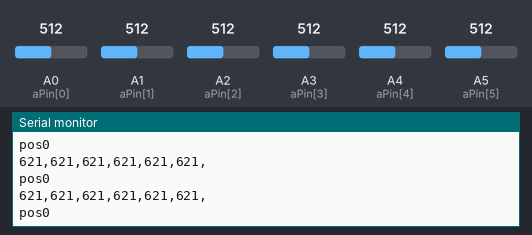
The sketch below on a simulated Arduino Uno, built with avr-gcc and run on an emulated ATmega328P. Parts: the last lines printed to the serial monitor. The test bench sets the inputs (shaded band); at power-on: A0 (aPin[0]) = 512, A1 (aPin[1]) = 512, A2 (aPin[2]) = 512, A3 (aPin[3]) = 512, A4 (aPin[4]) = 512, A5 (aPin[5]) = 512.

Above: at 9.7 s.
9.8 s: A0 (aPin[0]) set to 716
At 10.35 s:
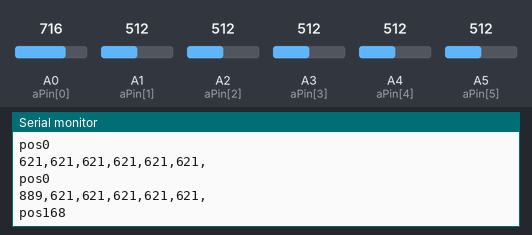
11.3 s: A1 (aPin[1]) set to 716
At 11.35 s:
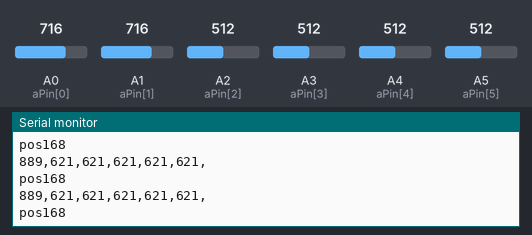
12.8 s: A2 (aPin[2]) set to 716
At 12.86 s:
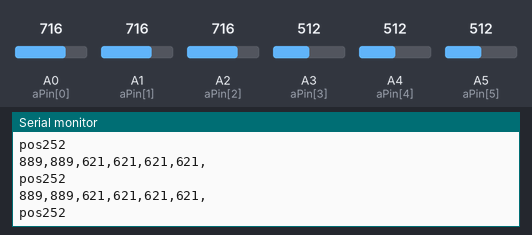
14.3 s: A3 (aPin[3]) set to 716
At 14.37 s:
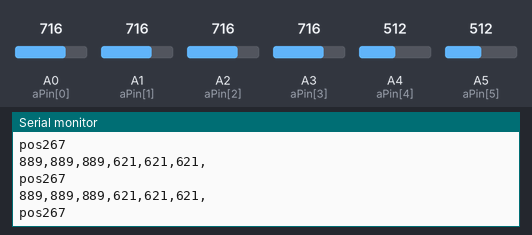
15.8 s: A4 (aPin[4]) set to 716
At 15.88 s:
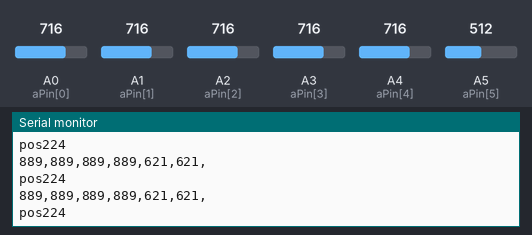
17.3 s: A5 (aPin[5]) set to 716
At 17.38 s:
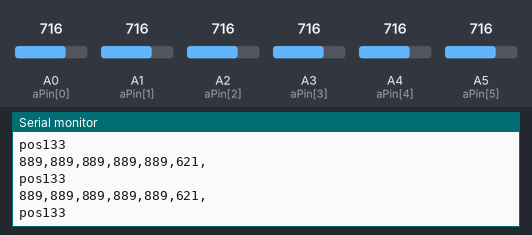
Timing chart, 0 to 19.8 s (numbered marks = the images above; inputs shaded):
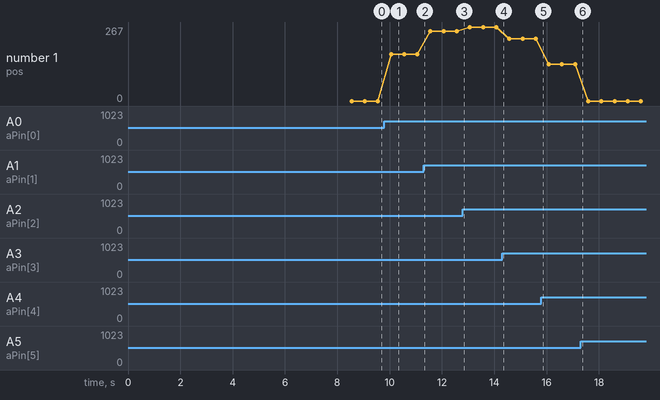

Measured:
- after the input at 9.8 s, the serial monitor: prints a new line after 0.23 s (image 1)
- plotted number 1: 0 → 168 after the input at 9.8 s, 168 → 252 after the input at 11.3 s, 252 → 267 after the input at 12.8 s, 267 → 224 after the input at 14.3 s, 224 → 133 after the input at 15.8 s

The sketch:

lineTracing2020.ino
```cpp
/*
   read line
*/


#define MID_POS 2500
#define MAX_POS 5000
#define BASE_SPEED 500
#define SIZE 6 //number of sensors
int nLastPos = MID_POS;
int lastPosError = 0;
//int delta_speed_I_last=0;

int max0 = 0; //to find the max value among a series of numbers, the variable to keep the value should be small.
int min0 = 1023;
int aMax[] = {800, 800, 800, 800, 800, 800, 800, 800};
int aMin[] = {40, 40, 40, 40, 40, 40, 40};
//int aMax[] = {0, 0, 0, 0, 0, 0, 0, 0};
//int aMin[] = {1023, 1023, 1023, 1023, 1023, 1023, 1023};
int aPin[6] = {A0, A1, A2, A3, A4, A5};
int aVal[SIZE] = {};


float Kp = 0.5;
float Kd = 0.1;
//float Ki = 0.001;

void calli(int cnt) { //finds the min and max of each sensor
  for (int i = 0; i < cnt; i++) {
    for (int j = 0; j < SIZE; j++) {
      aVal[j] = analogRead(aPin[j]);
      if (aMax[j] < aVal) {
        aMax[j] = aVal[j];
      }
      if (aMin[j] > aVal[j]) {
        aMin[j] = aVal[j];
      }
    }
  }
}

void setup() {
  Serial.begin(9600);
#if 1
  Serial.println("Callibration starts...");
  calli(10000);
  delay(1000);
  Serial.println("Callibration ends...");
  delay(1000);
#endif
#if 0
  for (int i = 0; i < SIZE; i++) {
    Serial.print("max:");
    Serial.print(aMax[i]);
    Serial.print(",");
    Serial.print("min:");
    Serial.print(aMin[i]);
  }
  while (1) {

  }
#endif
}

int deltaSpeedCalc(int posError) {
  int delta_speed_P = Kp * posError;
  int delta_speed_D = Kd * (posError - lastPosError);
  lastPosError = posError;

  //int delta_speed_I = delta_speed_I_last + Ki * posError;
  //delta_speed_I_last= delta_speed_I;

  return delta_speed_P + delta_speed_D; //+ delta_speed_I;
}


int readLinePos() {
  float sumNum = 0.0;
  int sumDen = 0;
  for (int i = 0; i < SIZE; i++) {
    sumNum += aVal[i] * (i * 1000.0);
    sumDen += aVal[i];
  }
  /*Serial.print("Sums:");
  Serial.print(sumNum);
  Serial.print(",");
  Serial.print(sumDen);*/
  int  pos = (int)(sumNum / sumDen);
  if (sumDen != 0) {
    pos = sumNum / sumDen;//
    nLastPos = pos;
  }
  else {
    if (nLastPos < MID_POS) {
      pos = 0;
    }
    else {
      pos = MAX_POS;
    }
  }
  return pos;
}

void loop() {
  for (int j = 0; j < SIZE; j++ ) {
    aVal[j] = analogRead(aPin[j]);
    aVal[j] = constrain(aVal[j], aMin[j], aMax[j]); //limit
    aVal[j] = map(aVal[j], aMin[j], aMax[j], 0, 1000);//changed
    Serial.print(aVal[j]);
    Serial.print(",");

  }
  Serial.println();
  //return;
  int posError = MID_POS - readLinePos();
  Serial.print("pos");
  Serial.println(posError);
  delay(500);
  int delta_speed = deltaSpeedCalc(posError);
  //left and right wheel diff is 2x of delta speed
  // we can use any speed value as base_speed eg, base_speed = 500(rpm);
  int leftSpeed = BASE_SPEED - delta_speed; //delta speed depends on error
  int rightSpeed = BASE_SPEED + delta_speed;
  constrain(leftSpeed, 800, -800);
  constrain(rightSpeed, 800, -800);
  //mapping base_speed to pwm duty, eg, 500rpm-> 250(duty) 2rpm->1 duty
  int leftDuty = map(leftSpeed, 800, -800, 250, -250);
  int rightDuty = map(rightSpeed, 800, -800, 250, -250);
  /*
    Serial.print("left wheel pwm duty:");
    Serial.println(leftDuty);
    Serial.print("right wheel pwm duty:");
    Serial.println(rightDuty);
  */
  // motorCtrl(leftDuty, rightDuty);

}
/*
  //adjust wheels speed to compensate the pos error
  //use PID to generate the speed variation
  //delta_speed,leftwheel speed=leftwheel speed - delta_speed
  //delta_speed,rightwheel speed=rightwheel speed+delta_speed
  //error range:3000~-3000
  //motor speed control : PWM duty 0~255

  //proportional:gain Kp
  int delta_speed_P = Kp * posError;
  //derivative:gain Kd
  int delta_speed_D = Kd * (posError - lastPosError);

  //INtegral: gain Ki, error accumulation
  int delta_speed_I =Ki*sigma(posError1 + posError2+ posErrorN);
  basically int delta_speed_I = delta_speed_I_last + Ki * currentError;
  int delta_speed =delta_speed_P +delta_D +delta_speed_I;
*/
```
